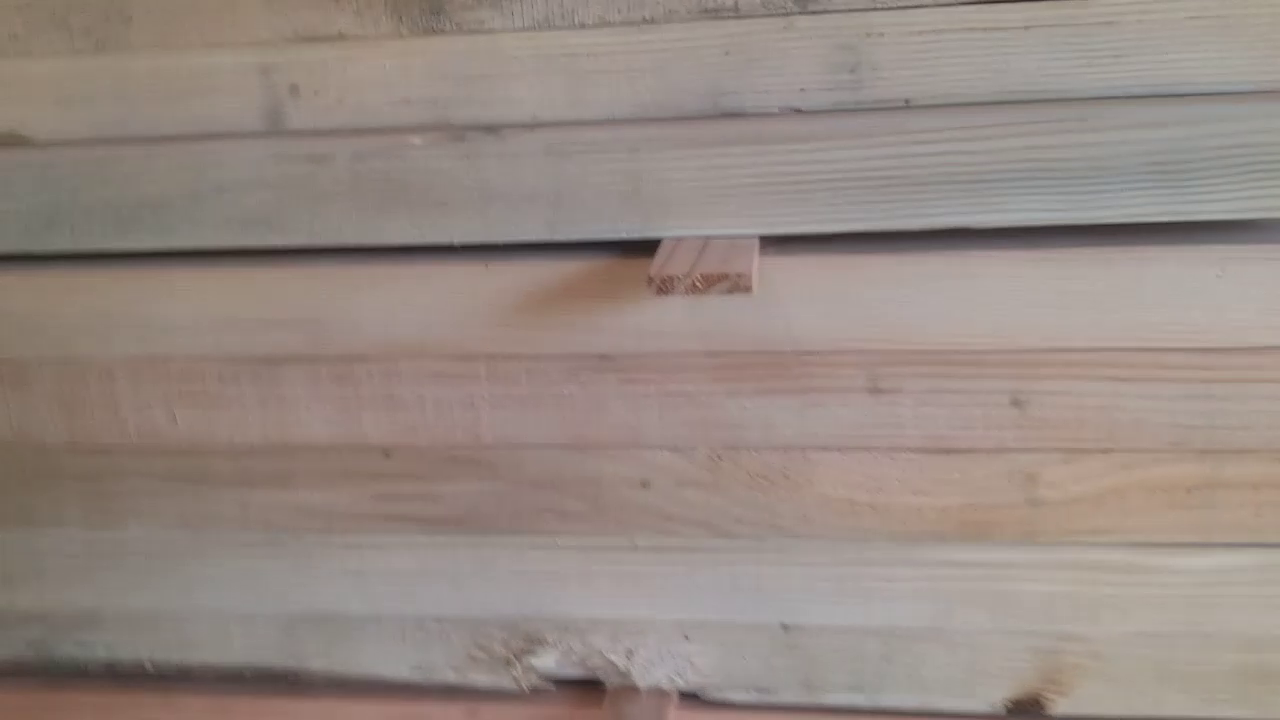
#> input picture frame 9 of Videos/test.mp4, 1280 x 720 px, given in place of the camera
$ python ColorTest.py
#> lines starting #> are read from the running program, lines starting #| are printed output that depends on the picture; after the words box and inside, x2 and y2 are one past the last pixel; in counts of white or black regions, pixels touching at a corner belong together
#> further down, frame is the input picture: shape (720, 1280, 3); mean B, G, R 130.9, 137.6, 150.4
'''
Object detection using color

@author: Sabrina Lesser (Sabrina.Lesser@rfpco.com)
@date last modified: 7/27/21
'''

import cv2 as cv
import numpy as np
import argparse

'''
Detect wood by color, then filter out other colors

@param im the image
@return the image with a range of colors filtered out
'''
def color_detect(im):
    lows = np.array([-50, 0, 100]) #H,S,V
    highs = np.array([50, 150, 255]) #H,S,V
    im_hsv = cv.cvtColor(im, cv.COLOR_BGR2HSV)
#> im_hsv: shape (720, 1280, 3); mean H, S, V 18.5, 33.9, 150.5
    im_hsv = cv.inRange(im_hsv, lows, highs)
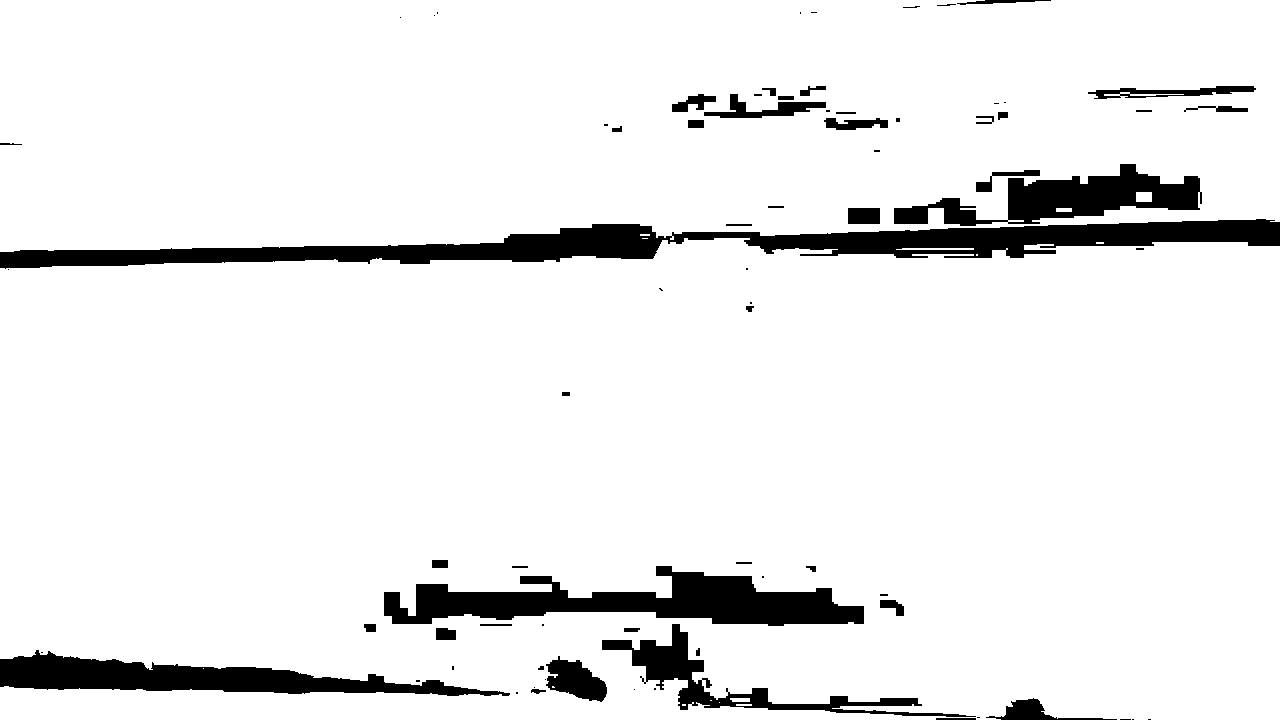
#> im_hsv: shape (720, 1280); 92.2% white; 76 black regions (33 under 20 px), largest, box (x1, y1, x2, y2) and area: (0, 219, 1280, 269) 24775, (384, 566, 864, 626) 14132, (0, 650, 510, 696) 10428
    return im_hsv

'''
Draw lines to indicate where the battens are

@param im the image
@return the lines that indicate edges in the image
'''
def edge_detect(im):
    #convert to grey scale and blur
    im_gs = cv.cvtColor(im, cv.COLOR_BGR2GRAY)
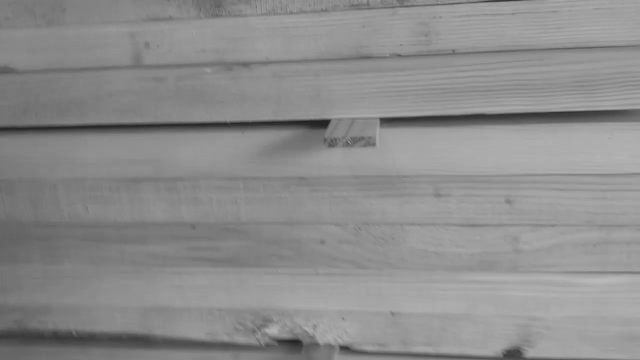
#> im_gs: shape (720, 1280) (shown at 1/2 size); min 30, max 185, mean 140.6
    im_gs_blur = cv.bilateralFilter(im_gs, 7, 75, 75)
    #edge detection
    im_edges = cv.Canny(image=im_gs_blur, threshold1=100, threshold2=200)
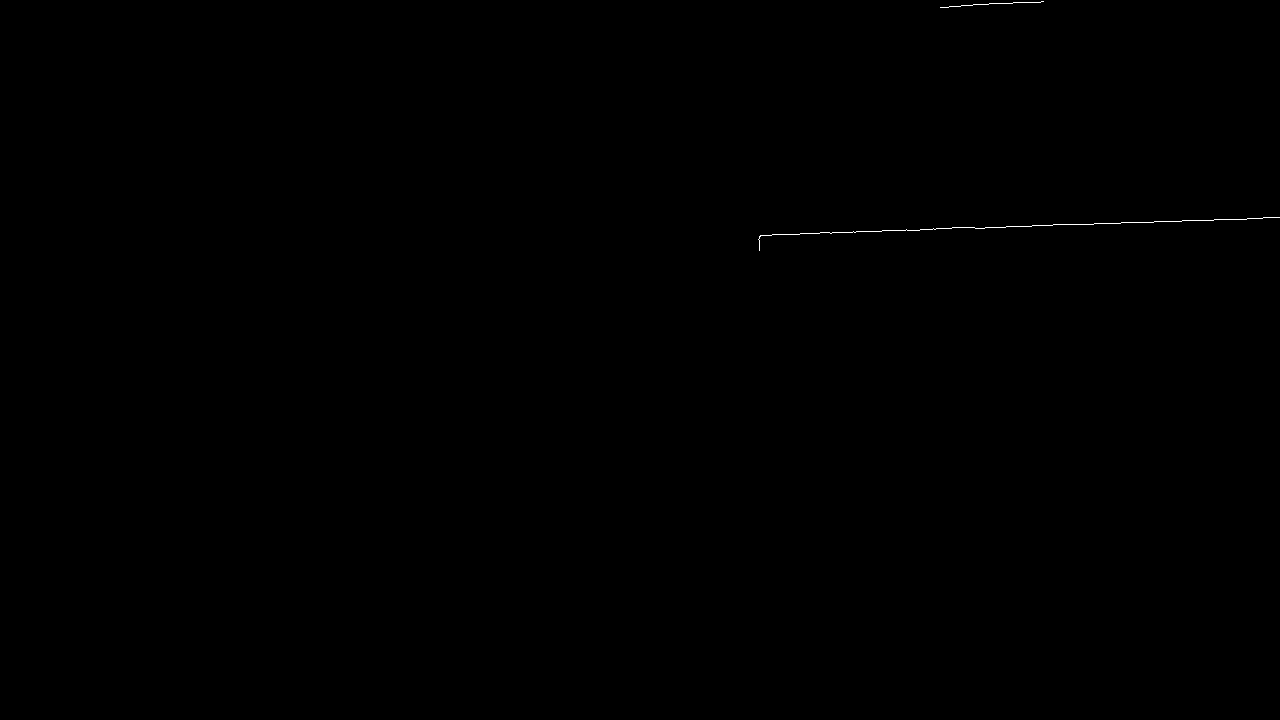
#> im_edges: shape (720, 1280); 0.07% white in thin lines or dots, all inside (x1, y1, x2, y2) = (758, 1, 1280, 251)
    #Hough Line Transform (image, rho, theta, threshold[, lines[, minLineLength[, maxLineGap]]])
    lines = cv.HoughLinesP(im_edges, 1, np.pi / 180, 10, None, 100, 20)
#> lines = [[760, 235, 951, 228], [952, 227, 1052, 225]]
    return lines

'''

Main

'''
if __name__=='__main__':

    #command line arguments
    parser = argparse.ArgumentParser(description='Test to detect wood using color')
    parser.add_argument('-v', help='Video file', default=0, type=str)
    args = parser.parse_args()

    #open video
    cap = cv.VideoCapture(args.v)
    if(cap.isOpened() == False):
        print("Video failed to open")

    count = 0
    pause = False
    #process video frame by frame
    while(cap.isOpened()):
        if not pause:
            ret, frame = cap.read()
        if not ret:
            print("failed to read frame")
            break
        else:
            #filter out colors
            frame_det = color_detect(frame)
            #convert to bgr
            frame_det = cv.cvtColor(frame_det, cv.COLOR_GRAY2BGR)
            #find and draw lines
            lines = edge_detect(frame)
#> lines = [[760, 235, 951, 228], [952, 227, 1052, 225]]
            if lines is not None:
                for line in lines:
                    for x1,y1,x2,y2 in line:
                        cv.line(frame_det,(x1,y1),(x2,y2),(255,0,0),5)
#> this loop made 2 passes
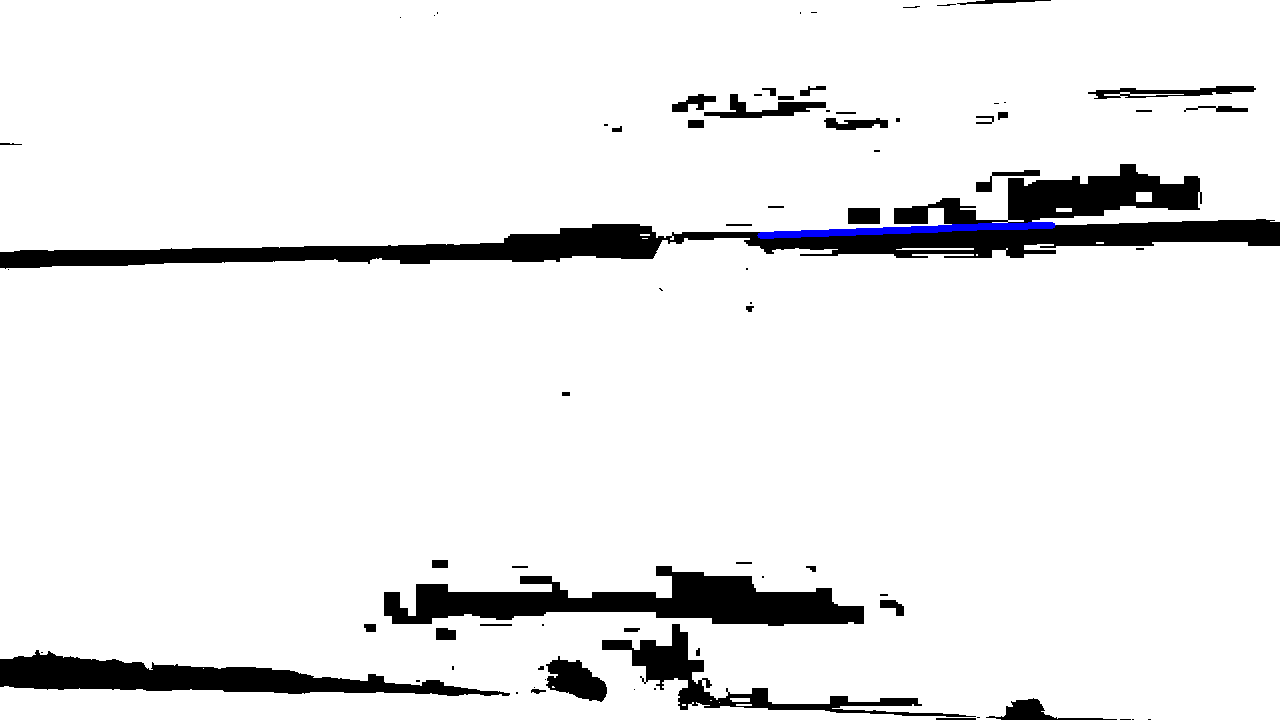
#> frame_det: shape (720, 1280, 3); mean B, G, R 235.3, 234.8, 234.8

            #show original image vs processed image
            cv.imshow("Original", frame)
            cv.imshow("Detected", frame_det)
            key = cv.waitKey(1)
#> (key Esc is pressed here)
            if(key == 27 or key == 113): #esc or q
                break
            elif(key == 115): #s
                cv.imwrite("Screenshot"+str(count)+".jpg", frame)
                count += 1
            elif(key == 112): #p
                pause = not pause
            elif(key != -1):
                print(key)

    cap.release()
    cv.destroyAllWindows()

$ run again, starting later in the video
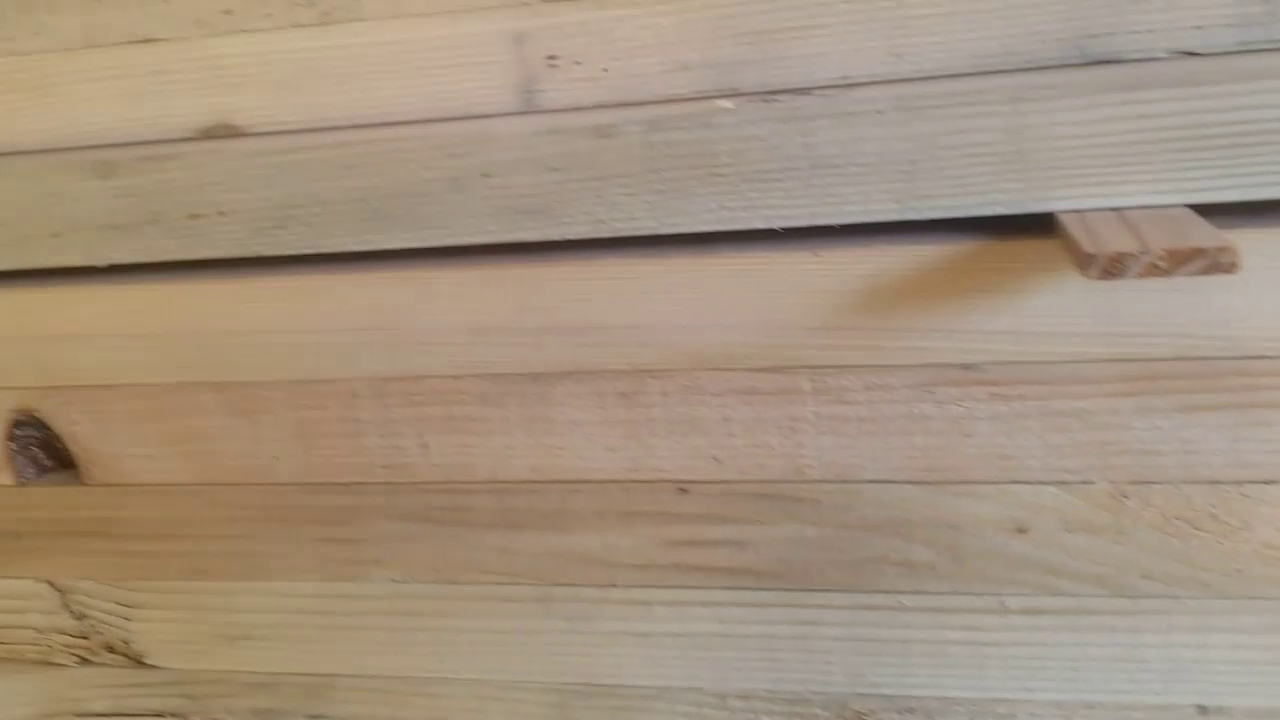
#> input picture frame 42 of Videos/test.mp4, 1280 x 720 px, given in place of the camera
#> frame is the input picture: shape (720, 1280, 3); mean B, G, R 126.6, 146.2, 164.3
#> in edge_detect, `im_edges = cv.Canny(image=im_gs_blur, threshold1=100, threshold2=200)`:
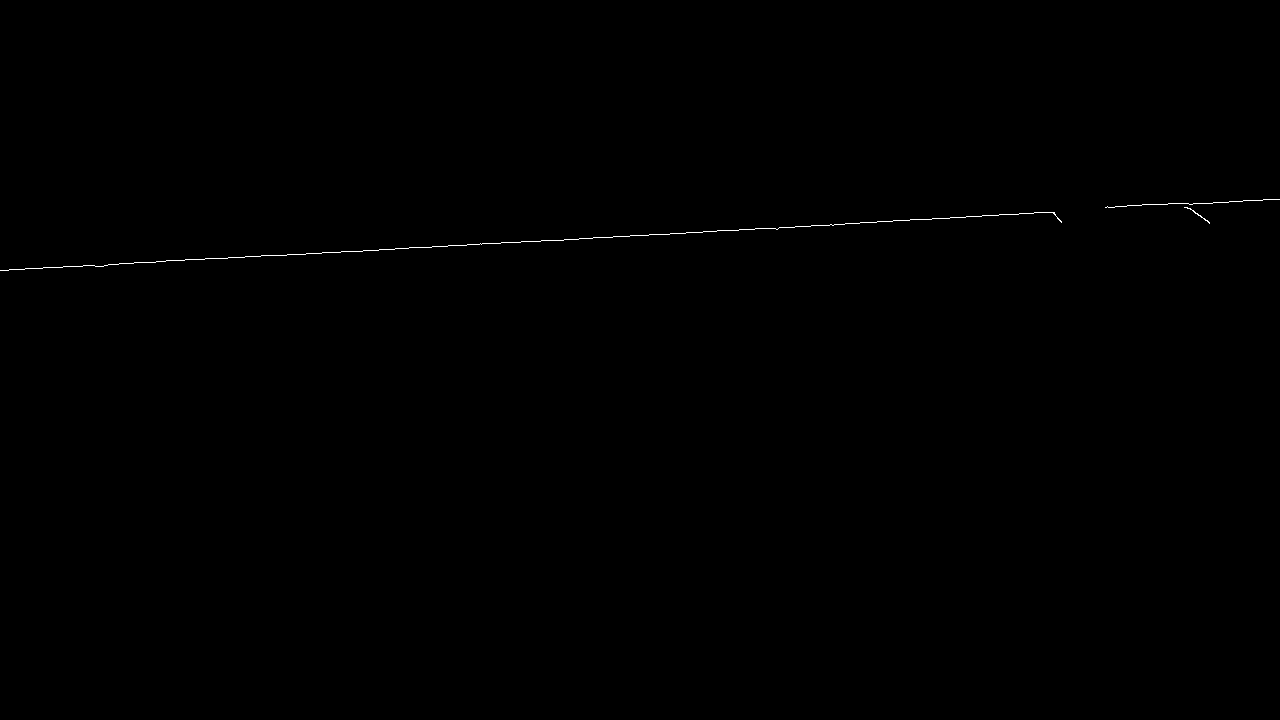
#> im_edges: shape (720, 1280); 0.14% white in thin lines or dots, all inside (x1, y1, x2, y2) = (0, 199, 1280, 271)
#> in edge_detect, `lines = cv.HoughLinesP(im_edges, 1, np.pi / 180, 10, None, 100, 20)`: lines = [[9, 269, 685, 233], [395, 248, 876, 222], [845, 223, 1054, 212], [1107, 206, 1262, 200], [0, 270, 155, 262]]
#> the loop `for line in lines:` made 5 passes
#> after the loop `for line in lines:`:
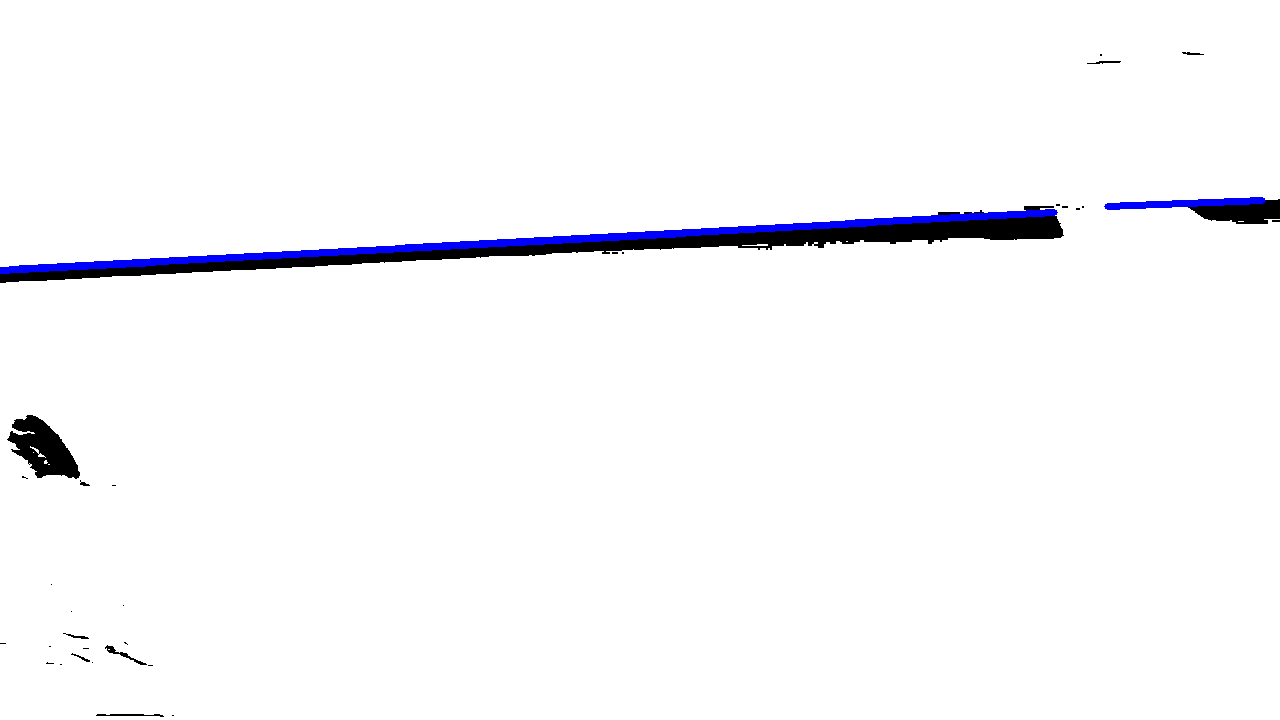
#> frame_det: shape (720, 1280, 3); mean B, G, R 250.1, 247.7, 247.7
